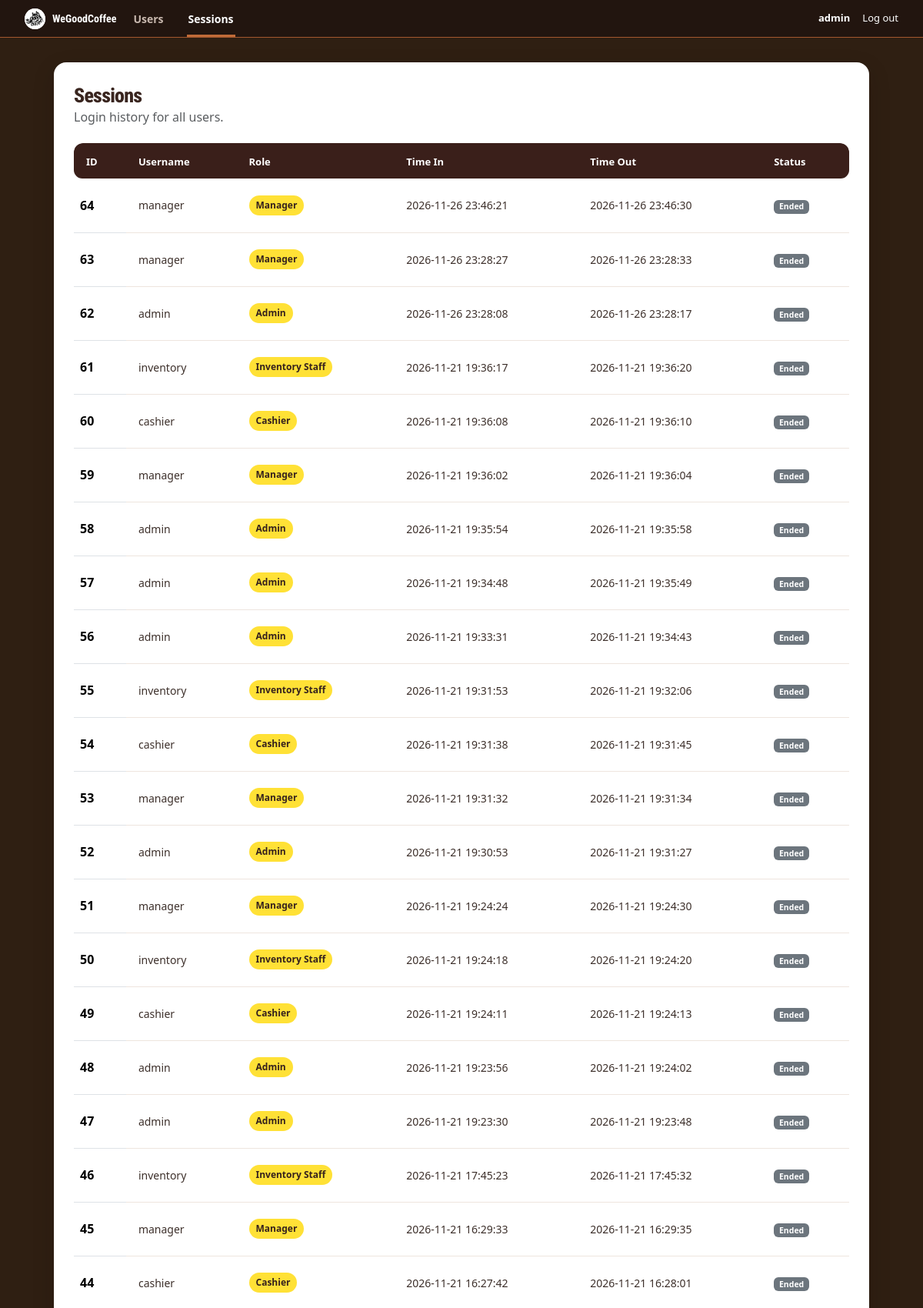
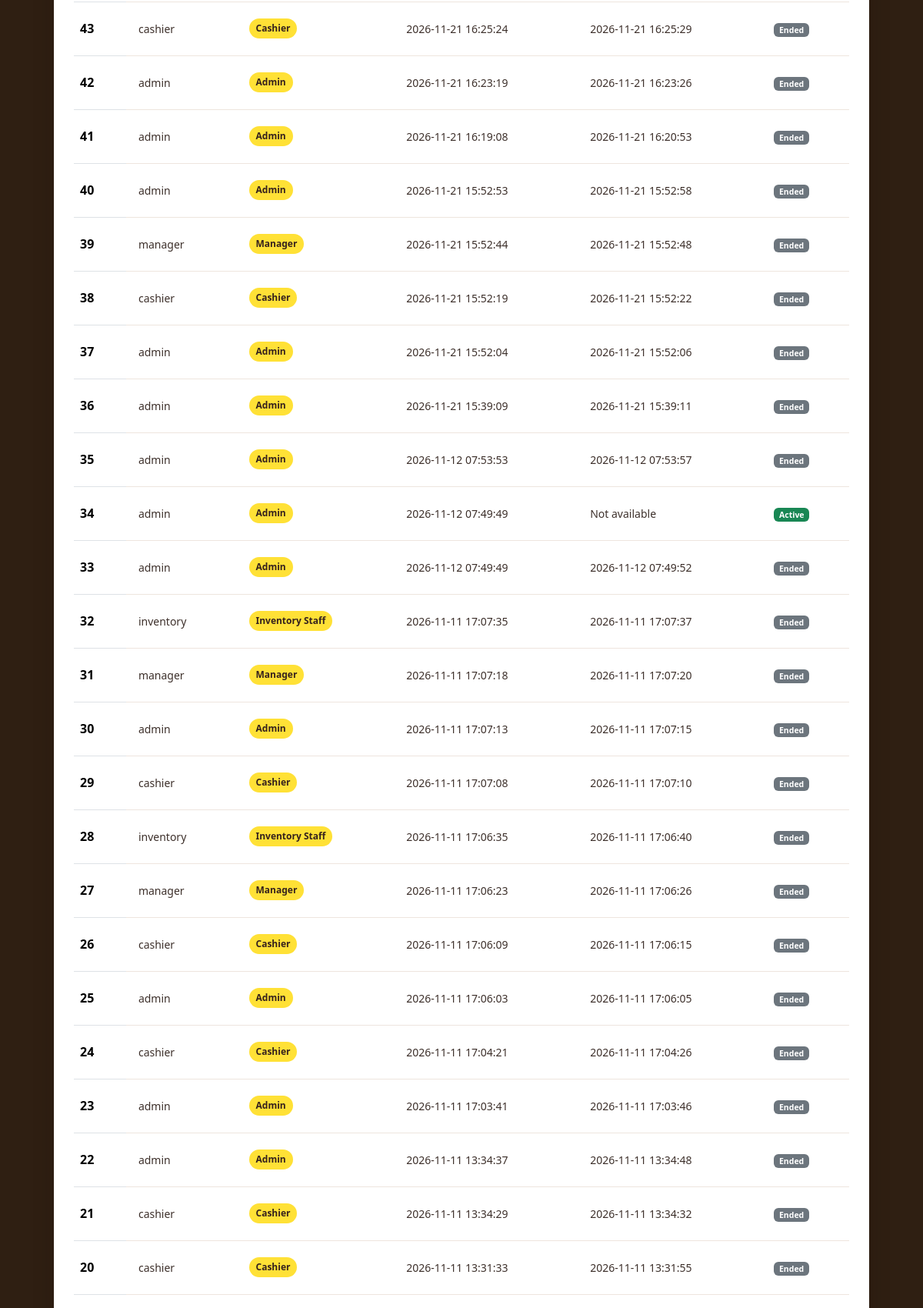
The app's page /admin/sessions.php (signed in, upper part) with its own data (2 pictures, top to bottom).
### tables this page shows
CREATE TABLE `sessions` (
  `id` int(11) NOT NULL,
  `username` varchar(100) NOT NULL,
  `role` enum('admin','cashier','manager','inventory_staff') NOT NULL,
  `time_in` datetime NOT NULL DEFAULT current_timestamp(),
  `time_out` datetime DEFAULT NULL
);

### admin/sessions.php (the view, shortened to what this page needs)
<?php
require_once __DIR__ . '/../_session.php';
require_once __DIR__ . '/../_conn.php';
$sessions = [];
$loadError = '';
try {
    $result = $conn->query(
        'SELECT id, username, role, time_in, time_out FROM sessions ORDER BY time_in DESC, id DESC'
    );
    $sessions = $result->fetch_all(MYSQLI_ASSOC);
} catch (mysqli_sql_exception $exception) {
    error_log($exception->getMessage());
    $loadError = 'Unable to load sessions. Check the database connection and sessions table.';
}
?>
<!DOCTYPE html>
<html lang="en">
<head>
    <link rel="stylesheet" href="../styles.css?v=12">
    <link href="https://cdn.jsdelivr.net/npm/bootstrap@5.3.8/dist/css/bootstrap.min.css" rel="stylesheet">
</head>
<body class="admin-page sessions-page">
    <header class="site-header">
        <a class="brand" aria-label="WeGoodCoffee home"><img class="brand-logo" src="../img/logo.png" alt=""><span class="brand-name">WeGoodCoffee</span></a>
        <nav class="header-nav" aria-label="Admin navigation">
            <a href="index.php">Users</a>
            <a class="active" href="sessions.php" aria-current="page">Sessions</a>
        </nav>
        <div class="header-account d-flex align-items-center gap-3">
            <form action="../logout.php" method="post">
                <button class="btn btn-sm btn-light" type="submit">Log out</button>
            </form>
        </div>
    </header>
    <main class="admin-stage container-fluid">
        <div class="row justify-content-center">
            <section class="col-12 col-xl-10 admin-content" aria-labelledby="sessions-title">
                <div class="admin-heading">
                    <h1 id="sessions-title">Sessions</h1>
                    <p class="text-muted mb-0">Login history for all users.</p>
                </div>
                <div class="admin-table-wrap">
                    <table class="table admin-table align-middle mb-0">
                        <thead>
                            <tr>
                                <th scope="col">ID</th>
                                <th scope="col">Username</th>
                                <th scope="col">Role</th>
                                <th scope="col">Time In</th>
                                <th scope="col">Time Out</th>
                                <th scope="col">Status</th>
                            </tr>
                        </thead>
                        <tbody>
                            <?php if ($sessions === [] && $loadError === ''): ?>
                                <tr>
                                    <td class="text-center text-muted py-4" colspan="6">No sessions found.</td>
                                </tr>
                            <?php else: ?>
                                <?php foreach ($sessions as $session): ?>
                                    <tr>
                                        <th scope="row"><?= htmlspecialchars((string) $session['id'], ENT_QUOTES, 'UTF-8') ?></th>
                                        <td><?= htmlspecialchars($session['username'], ENT_QUOTES, 'UTF-8') ?></td>
                                        <td><span class="role-badge"><?= htmlspecialchars(ucwords(str_replace('_', ' ', $session['role'])), ENT_QUOTES, 'UTF-8') ?></span></td>
                                        <td><?= htmlspecialchars($session['time_in'], ENT_QUOTES, 'UTF-8') ?></td>
                                        <td><?= htmlspecialchars($session['time_out'] ?? 'Not available', ENT_QUOTES, 'UTF-8') ?></td>
                                        <td>
                                            <?php if ($session['time_out'] === null): ?>
                                                <span class="badge text-bg-success">Active</span>
                                            <?php else: ?>
                                                <span class="badge text-bg-secondary">Ended</span>
                                            <?php endif; ?>
                                        </td>
                                    </tr>
                                <?php endforeach; ?>
                            <?php endif; ?>
                        </tbody>
                    </table>
                </div>
            </section>
        </div>
    </main>
</body>
</html>

### records on screen
sessions: id "64", username "manager", role "Manager", time_in "2026-11-26 23:46:21", time_out "2026-11-26 23:46:30", shows "Ended"
sessions: id "63", username "manager", role "Manager", time_in "2026-11-26 23:28:27", time_out "2026-11-26 23:28:33", shows "Ended"
sessions: id "62", username "admin", role "Admin", time_in "2026-11-26 23:28:08", time_out "2026-11-26 23:28:17", shows "Ended"
sessions: id "61", username "inventory", role "Inventory Staff", time_in "2026-11-21 19:36:17", time_out "2026-11-21 19:36:20", shows "Ended"
sessions: id "60", username "cashier", role "Cashier", time_in "2026-11-21 19:36:08", time_out "2026-11-21 19:36:10", shows "Ended"
sessions: id "59", username "manager", role "Manager", time_in "2026-11-21 19:36:02", time_out "2026-11-21 19:36:04", shows "Ended"
sessions: id "58", username "admin", role "Admin", time_in "2026-11-21 19:35:54", time_out "2026-11-21 19:35:58", shows "Ended"
sessions: id "57", username "admin", role "Admin", time_in "2026-11-21 19:34:48", time_out "2026-11-21 19:35:49", shows "Ended"
sessions: id "56", username "admin", role "Admin", time_in "2026-11-21 19:33:31", time_out "2026-11-21 19:34:43", shows "Ended"
sessions: id "55", username "inventory", role "Inventory Staff", time_in "2026-11-21 19:31:53", time_out "2026-11-21 19:32:06", shows "Ended"
sessions: id "54", username "cashier", role "Cashier", time_in "2026-11-21 19:31:38", time_out "2026-11-21 19:31:45", shows "Ended"
sessions: id "53", username "manager", role "Manager", time_in "2026-11-21 19:31:32", time_out "2026-11-21 19:31:34", shows "Ended"
sessions: id "52", username "admin", role "Admin", time_in "2026-11-21 19:30:53", time_out "2026-11-21 19:31:27", shows "Ended"
sessions: id "51", username "manager", role "Manager", time_in "2026-11-21 19:24:24", time_out "2026-11-21 19:24:30", shows "Ended"
sessions: id "50", username "inventory", role "Inventory Staff", time_in "2026-11-21 19:24:18", time_out "2026-11-21 19:24:20", shows "Ended"
sessions: id "49", username "cashier", role "Cashier", time_in "2026-11-21 19:24:11", time_out "2026-11-21 19:24:13", shows "Ended"
sessions: id "48", username "admin", role "Admin", time_in "2026-11-21 19:23:56", time_out "2026-11-21 19:24:02", shows "Ended"
sessions: id "47", username "admin", role "Admin", time_in "2026-11-21 19:23:30", time_out "2026-11-21 19:23:48", shows "Ended"
sessions: id "46", username "inventory", role "Inventory Staff", time_in "2026-11-21 17:45:23", time_out "2026-11-21 17:45:32", shows "Ended"
sessions: id "45", username "manager", role "Manager", time_in "2026-11-21 16:29:33", time_out "2026-11-21 16:29:35", shows "Ended"
sessions: id "44", username "cashier", role "Cashier", time_in "2026-11-21 16:27:42", time_out "2026-11-21 16:28:01", shows "Ended"
sessions: id "43", username "cashier", role "Cashier", time_in "2026-11-21 16:25:24", time_out "2026-11-21 16:25:29", shows "Ended"
sessions: id "42", username "admin", role "Admin", time_in "2026-11-21 16:23:19", time_out "2026-11-21 16:23:26", shows "Ended"
sessions: id "41", username "admin", role "Admin", time_in "2026-11-21 16:19:08", time_out "2026-11-21 16:20:53", shows "Ended"
sessions: id "40", username "admin", role "Admin", time_in "2026-11-21 15:52:53", time_out "2026-11-21 15:52:58", shows "Ended"
sessions: id "39", username "manager", role "Manager", time_in "2026-11-21 15:52:44", time_out "2026-11-21 15:52:48", shows "Ended"
sessions: id "38", username "cashier", role "Cashier", time_in "2026-11-21 15:52:19", time_out "2026-11-21 15:52:22", shows "Ended"
sessions: id "37", username "admin", role "Admin", time_in "2026-11-21 15:52:04", time_out "2026-11-21 15:52:06", shows "Ended"
sessions: id "36", username "admin", role "Admin", time_in "2026-11-21 15:39:09", time_out "2026-11-21 15:39:11", shows "Ended"
sessions: id "35", username "admin", role "Admin", time_in "2026-11-12 07:53:53", time_out "2026-11-12 07:53:57", shows "Ended"
sessions: id "34", username "admin", role "Admin", time_in "2026-11-12 07:49:49", time_out "Not available", shows "Active"
sessions: id "33", username "admin", role "Admin", time_in "2026-11-12 07:49:49", time_out "2026-11-12 07:49:52", shows "Ended"
sessions: id "32", username "inventory", role "Inventory Staff", time_in "2026-11-11 17:07:35", time_out "2026-11-11 17:07:37", shows "Ended"
sessions: id "31", username "manager", role "Manager", time_in "2026-11-11 17:07:18", time_out "2026-11-11 17:07:20", shows "Ended"
sessions: id "30", username "admin", role "Admin", time_in "2026-11-11 17:07:13", time_out "2026-11-11 17:07:15", shows "Ended"
sessions: id "29", username "cashier", role "Cashier", time_in "2026-11-11 17:07:08", time_out "2026-11-11 17:07:10", shows "Ended"
sessions: id "28", username "inventory", role "Inventory Staff", time_in "2026-11-11 17:06:35", time_out "2026-11-11 17:06:40", shows "Ended"
sessions: id "27", username "manager", role "Manager", time_in "2026-11-11 17:06:23", time_out "2026-11-11 17:06:26", shows "Ended"
sessions: id "26", username "cashier", role "Cashier", time_in "2026-11-11 17:06:09", time_out "2026-11-11 17:06:15", shows "Ended"
sessions: id "25", username "admin", role "Admin", time_in "2026-11-11 17:06:03", time_out "2026-11-11 17:06:05", shows "Ended"
sessions: id "24", username "cashier", role "Cashier", time_in "2026-11-11 17:04:21", time_out "2026-11-11 17:04:26", shows "Ended"
sessions: id "23", username "admin", role "Admin", time_in "2026-11-11 17:03:41", time_out "2026-11-11 17:03:46", shows "Ended"
sessions: id "22", username "admin", role "Admin", time_in "2026-11-11 13:34:37", time_out "2026-11-11 13:34:48", shows "Ended"
sessions: id "21", username "cashier", role "Cashier", time_in "2026-11-11 13:34:29", time_out "2026-11-11 13:34:32", shows "Ended"
sessions: id "20", username "cashier", role "Cashier", time_in "2026-11-11 13:31:33", time_out "2026-11-11 13:31:55", shows "Ended"

### other values on screen
$username "admin"
